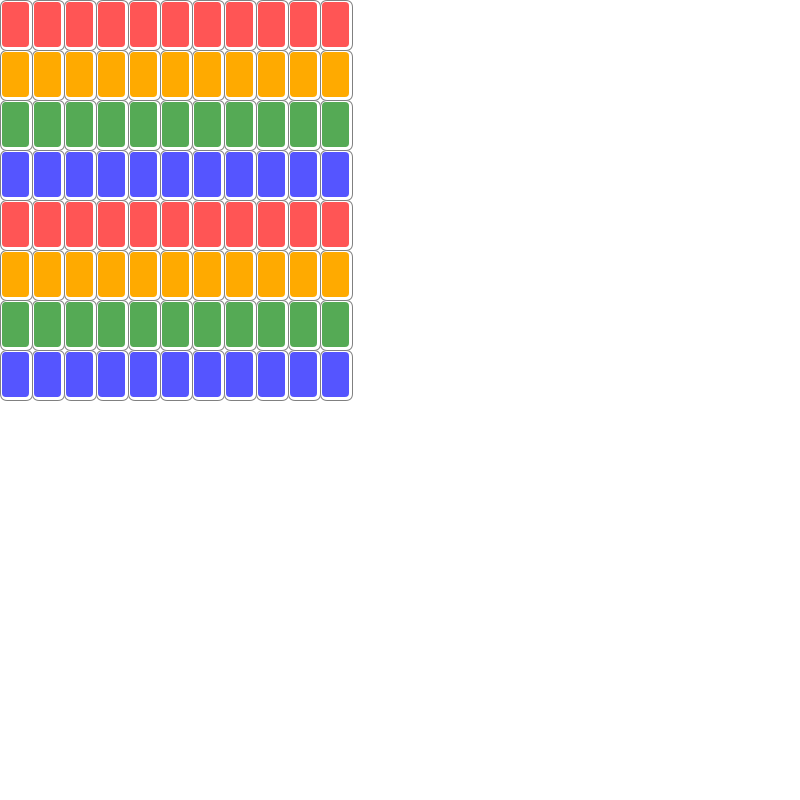
Frame 1 (no input)
Frame 60 (the mouse pressed at the canvas centre just before this capture): identical to frame 1, image omitted
Frame 120 (the mouse held since frame 60 and released just before this capture): identical to frame 1, image omitted

The Processing sketch that drew this single still picture (run headless with seeded random() and noise(); from frame 60 on, the mouse is pressed at the canvas centre):

// Processing sketch: week04_3
// ── week04_3.pde
void setup(){
  size(800,800);
}
int [][]card = new int[8][11];
color[]c = {#FF5555, #FFAA00, #55AA55, #5555FF};
void draw(){
  background(255);
  for(int i=0; i<8; i++){
    for(int j=0; j<11; j++){
      drawCard(j*32, i*50, c[i%4]);
    }
  }
}
void drawCard(int x, int y, color c){
  stroke(128);///gray stroke
  fill(255);///white
  rect(x, y, 32, 50, 7);
  noStroke();
  fill(c);
  rect(x+2, y+2, 32-5, 50-5, 4);
}
